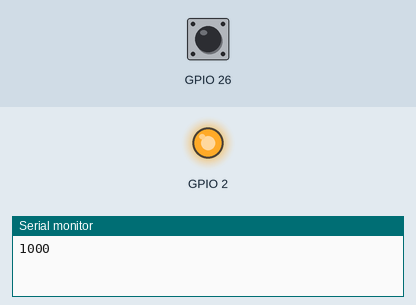
Simulated run of this program. Board: ESP32. On the bench: output pins drawn as LEDs (lit = HIGH), the last lines printed to the serial monitor. The inputs (shaded band) are chosen by the test bench; at power-on: GPIO 26 HIGH.

Above: at 2.8 s.
2.9 s: GPIO 26 pulled LOW for 1.2 s
At 5.9 s:
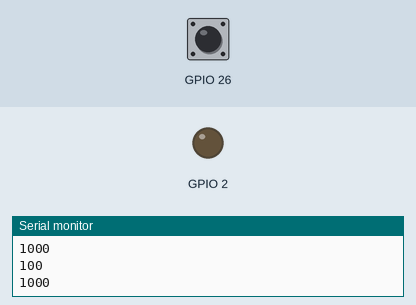
Timing chart, 0 to 12.4 s (numbered marks = the images above; inputs shaded):
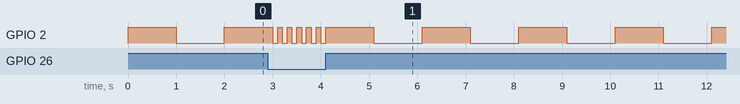

The program:

main.cpp
```cpp
#include <Arduino.h>

/*
 *  Project 01-blink_01
 *      Blinks a LED changing blink frequency by pushing a
 *      key connected to ground, so program must add pullup resistor
 *      Prints delay in milliseconds
 *      Austral 2022 - IntroCom - EAM
 */

static const int long_delay = 1000;
static const int short_delay = 100;

static int old_val = 0;

void
setup(void)
{
    pinMode(LED,OUTPUT);
    pinMode(PUSH,INPUT_PULLUP);
    Serial.begin(BAUD);
}

void
loop(void)
{
    int delay_val;

    digitalWrite(LED, !digitalRead(LED));
    delay( delay_val = ( digitalRead(PUSH)==HIGH ? long_delay : short_delay ) );
    if( delay_val != old_val )
        Serial.println(old_val = delay_val);
}
```
